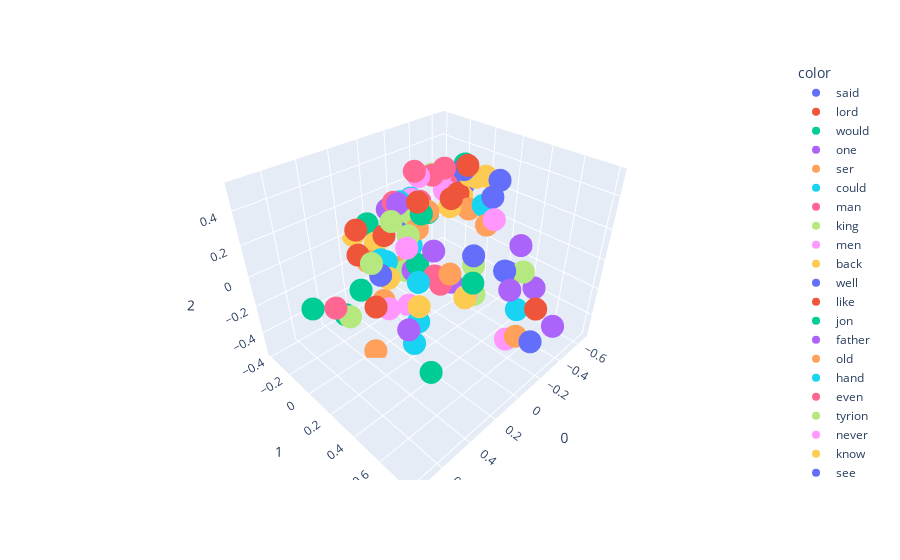

The notebook cell this image was saved under:
### Code cell
pca_1 = PCA(n_components=3)
X_1 = pca_1.fit_transform(model.wv.get_normed_vectors())
import plotly.express as px
fig = px.scatter_3d(X_1[:100], x = 0, y = 1, z = 2, color=model.wv.index_to_key[:100])
fig.show()

### Figure 1 — Plotly figure (JSON) as saved in the notebook; plotly's stock layout.template omitted (floating-point values rounded to 4 significant figures)
{"data": [{"hovertemplate": "color=said<br>0=%{x}<br>1=%{y}<br>2=%{z}<extra></extra>", "legendgroup": "said", "marker": {"color": "#636efa", "symbol": "circle"}, "mode": "markers", "name": "said", "scene": "scene", "showlegend": true, "type": "scatter3d", "x": [-0.4919], "y": [0.05636], "z": [-0.2343]}, {"hovertemplate": "color=lord<br>0=%{x}<br>1=%{y}<br>2=%{z}<extra></extra>", "legendgroup": "lord", "marker": {"color": "#EF553B", "symbol": "circle"}, "mode": "markers", "name": "lord", "scene": "scene", "showlegend": true, "type": "scatter3d", "x": [-0.4111], "y": [0.6143], "z": [-0.3096]}, {"hovertemplate": "color=would<br>0=%{x}<br>1=%{y}<br>2=%{z}<extra></extra>", "legendgroup": "would", "marker": {"color": "#00cc96", "symbol": "circle"}, "mode": "markers", "name": "would", "scene": "scene", "showlegend": true, "type": "scatter3d", "x": [-0.54], "y": [-0.0904], "z": [0.3452]}, {"hovertemplate": "color=one<br>0=%{x}<br>1=%{y}<br>2=%{z}<extra></extra>", "legendgroup": "one", "marker": {"color": "#ab63fa", "symbol": "circle"}, "mode": "markers", "name": "one", "scene": "scene", "showlegend": true, "type": "scatter3d", "x": [-0.01001], "y": [0.1665], "z": [0.07533]}, {"hovertemplate": "color=ser<br>0=%{x}<br>1=%{y}<br>2=%{z}<extra></extra>", "legendgroup": "ser", "marker": {"color": "#FFA15A", "symbol": "circle"}, "mode": "markers", "name": "ser", "scene": "scene", "showlegend": true, "type": "scatter3d", "x": [-0.2875], "y": [0.5789], "z": [-0.4673]}, {"hovertemplate": "color=could<br>0=%{x}<br>1=%{y}<br>2=%{z}<extra></extra>", "legendgroup": "could", "marker": {"color": "#19d3f3", "symbol": "circle"}, "mode": "markers", "name": "could", "scene": "scene", "showlegend": true, "type": "scatter3d", "x": [-0.03295], "y": [-0.1294], "z": [0.2602]}, {"hovertemplate": "color=man<br>0=%{x}<br>1=%{y}<br>2=%{z}<extra></extra>", "legendgroup": "man", "marker": {"color": "#FF6692", "symbol": "circle"}, "mode": "markers", "name": "man", "scene": "scene", "showlegend": true, "type": "scatter3d", "x": [-0.05803], "y": [0.1275], "z": [-0.1373]}, {"hovertemplate": "color=king<br>0=%{x}<br>1=%{y}<br>2=%{z}<extra></extra>", "legendgroup": "king", "marker": {"color": "#B6E880", "symbol": "circle"}, "mode": "markers", "name": "king", "scene": "scene", "showlegend": true, "type": "scatter3d", "x": [-0.3619], "y": [0.5295], "z": [-0.0602]}, {"hovertemplate": "color=men<br>0=%{x}<br>1=%{y}<br>2=%{z}<extra></extra>", "legendgroup": "men", "marker": {"color": "#FF97FF", "symbol": "circle"}, "mode": "markers", "name": "men", "scene": "scene", "showlegend": true, "type": "scatter3d", "x": [-0.0839], "y": [0.5055], "z": [0.3794]}, {"hovertemplate": "color=back<br>0=%{x}<br>1=%{y}<br>2=%{z}<extra></extra>", "legendgroup": "back", "marker": {"color": "#FECB52", "symbol": "circle"}, "mode": "markers", "name": "back", "scene": "scene", "showlegend": true, "type": "scatter3d", "x": [0.2388], "y": [0.0681], "z": [-0.03165]}, {"hovertemplate": "color=well<br>0=%{x}<br>1=%{y}<br>2=%{z}<extra></extra>", "legendgroup": "well", "marker": {"color": "#636efa", "symbol": "circle"}, "mode": "markers", "name": "well", "scene": "scene", "showlegend": true, "type": "scatter3d", "x": [-0.4849], "y": [0.1809], "z": [0.2385]}, {"hovertemplate": "color=like<br>0=%{x}<br>1=%{y}<br>2=%{z}<extra></extra>", "legendgroup": "like", "marker": {"color": "#EF553B", "symbol": "circle"}, "mode": "markers", "name": "like", "scene": "scene", "showlegend": true, "type": "scatter3d", "x": [0.2719], "y": [-0.1451], "z": [0.197]}, {"hovertemplate": "color=jon<br>0=%{x}<br>1=%{y}<br>2=%{z}<extra></extra>", "legendgroup": "jon", "marker": {"color": "#00cc96", "symbol": "circle"}, "mode": "markers", "name": "jon", "scene": "scene", "showlegend": true, "type": "scatter3d", "x": [-0.02984], "y": [0.01413], "z": [-0.09789]}, {"hovertemplate": "color=father<br>0=%{x}<br>1=%{y}<br>2=%{z}<extra></extra>", "legendgroup": "father", "marker": {"color": "#ab63fa", "symbol": "circle"}, "mode": "markers", "name": "father", "scene": "scene", "showlegend": true, "type": "scatter3d", "x": [-0.6129], "y": [0.3284], "z": [-0.08696]}, {"hovertemplate": "color=old<br>0=%{x}<br>1=%{y}<br>2=%{z}<extra></extra>", "legendgroup": "old", "marker": {"color": "#FFA15A", "symbol": "circle"}, "mode": "markers", "name": "old", "scene": "scene", "showlegend": true, "type": "scatter3d", "x": [-0.01829], "y": [0.2844], "z": [-0.02434]}, {"hovertemplate": "color=hand<br>0=%{x}<br>1=%{y}<br>2=%{z}<extra></extra>", "legendgroup": "hand", "marker": {"color": "#19d3f3", "symbol": "circle"}, "mode": "markers", "name": "hand", "scene": "scene", "showlegend": true, "type": "scatter3d", "x": [0.1009], "y": [0.1535], "z": [-0.3769]}, {"hovertemplate": "color=even<br>0=%{x}<br>1=%{y}<br>2=%{z}<extra></extra>", "legendgroup": "even", "marker": {"color": "#FF6692", "symbol": "circle"}, "mode": "markers", "name": "even", "scene": "scene", "showlegend": true, "type": "scatter3d", "x": [-0.1208], "y": [-0.09489], "z": [0.4287]}, {"hovertemplate": "color=tyrion<br>0=%{x}<br>1=%{y}<br>2=%{z}<extra></extra>", "legendgroup": "tyrion", "marker": {"color": "#B6E880", "symbol": "circle"}, "mode": "markers", "name": "tyrion", "scene": "scene", "showlegend": true, "type": "scatter3d", "x": [-0.09023], "y": [-0.1598], "z": [-0.2592]}, {"hovertemplate": "color=never<br>0=%{x}<br>1=%{y}<br>2=%{z}<extra></extra>", "legendgroup": "never", "marker": {"color": "#FF97FF", "symbol": "circle"}, "mode": "markers", "name": "never", "scene": "scene", "showlegend": true, "type": "scatter3d", "x": [-0.4538], "y": [-0.1792], "z": [0.1692]}, {"hovertemplate": "color=know<br>0=%{x}<br>1=%{y}<br>2=%{z}<extra></extra>", "legendgroup": "know", "marker": {"color": "#FECB52", "symbol": "circle"}, "mode": "markers", "name": "know", "scene": "scene", "showlegend": true, "type": "scatter3d", "x": [-0.6602], "y": [-0.09736], "z": [0.215]}, {"hovertemplate": "color=see<br>0=%{x}<br>1=%{y}<br>2=%{z}<extra></extra>", "legendgroup": "see", "marker": {"color": "#636efa", "symbol": "circle"}, "mode": "markers", "name": "see", "scene": "scene", "showlegend": true, "type": "scatter3d", "x": [-0.05361], "y": [-0.05622], "z": [0.1715]}, {"hovertemplate": "color=made<br>0=%{x}<br>1=%{y}<br>2=%{z}<extra></extra>", "legendgroup": "made", "marker": {"color": "#EF553B", "symbol": "circle"}, "mode": "markers", "name": "made", "scene": "scene", "showlegend": true, "type": "scatter3d", "x": [0.1003], "y": [-0.1206], "z": [0.09913]}, {"hovertemplate": "color=eyes<br>0=%{x}<br>1=%{y}<br>2=%{z}<extra></extra>", "legendgroup": "eyes", "marker": {"color": "#00cc96", "symbol": "circle"}, "mode": "markers", "name": "eyes", "scene": "scene", "showlegend": true, "type": "scatter3d", "x": [0.2738], "y": [-0.1502], "z": [-0.2128]}, {"hovertemplate": "color=black<br>0=%{x}<br>1=%{y}<br>2=%{z}<extra></extra>", "legendgroup": "black", "marker": {"color": "#ab63fa", "symbol": "circle"}, "mode": "markers", "name": "black", "scene": "scene", "showlegend": true, "type": "scatter3d", "x": [0.445], "y": [0.4512], "z": [-0.03192]}, {"hovertemplate": "color=told<br>0=%{x}<br>1=%{y}<br>2=%{z}<extra></extra>", "legendgroup": "told", "marker": {"color": "#FFA15A", "symbol": "circle"}, "mode": "markers", "name": "told", "scene": "scene", "showlegend": true, "type": "scatter3d", "x": [-0.5011], "y": [-0.01342], "z": [0.08028]}, {"hovertemplate": "color=lady<br>0=%{x}<br>1=%{y}<br>2=%{z}<extra></extra>", "legendgroup": "lady", "marker": {"color": "#19d3f3", "symbol": "circle"}, "mode": "markers", "name": "lady", "scene": "scene", "showlegend": true, "type": "scatter3d", "x": [-0.4721], "y": [0.4442], "z": [-0.4487]}, {"hovertemplate": "color=thought<br>0=%{x}<br>1=%{y}<br>2=%{z}<extra></extra>", "legendgroup": "thought", "marker": {"color": "#FF6692", "symbol": "circle"}, "mode": "markers", "name": "thought", "scene": "scene", "showlegend": true, "type": "scatter3d", "x": [-0.2951], "y": [-0.2384], "z": [0.1271]}, {"hovertemplate": "color=time<br>0=%{x}<br>1=%{y}<br>2=%{z}<extra></extra>", "legendgroup": "time", "marker": {"color": "#B6E880", "symbol": "circle"}, "mode": "markers", "name": "time", "scene": "scene", "showlegend": true, "type": "scatter3d", "x": [-0.03352], "y": [-0.04079], "z": [0.2207]}, {"hovertemplate": "color=long<br>0=%{x}<br>1=%{y}<br>2=%{z}<extra></extra>", "legendgroup": "long", "marker": {"color": "#FF97FF", "symbol": "circle"}, "mode": "markers", "name": "long", "scene": "scene", "showlegend": true, "type": "scatter3d", "x": [0.2738], "y": [0.2638], "z": [0.2681]}, {"hovertemplate": "color=might<br>0=%{x}<br>1=%{y}<br>2=%{z}<extra></extra>", "legendgroup": "might", "marker": {"color": "#FECB52", "symbol": "circle"}, "mode": "markers", "name": "might", "scene": "scene", "showlegend": true, "type": "scatter3d", "x": [-0.5852], "y": [-0.08808], "z": [0.2562]}, {"hovertemplate": "color=us<br>0=%{x}<br>1=%{y}<br>2=%{z}<extra></extra>", "legendgroup": "us", "marker": {"color": "#636efa", "symbol": "circle"}, "mode": "markers", "name": "us", "scene": "scene", "showlegend": true, "type": "scatter3d", "x": [-0.5482], "y": [0.175], "z": [0.3222]}, {"hovertemplate": "color=come<br>0=%{x}<br>1=%{y}<br>2=%{z}<extra></extra>", "legendgroup": "come", "marker": {"color": "#EF553B", "symbol": "circle"}, "mode": "markers", "name": "come", "scene": "scene", "showlegend": true, "type": "scatter3d", "x": [-0.3636], "y": [0.08229], "z": [0.4435]}, {"hovertemplate": "color=face<br>0=%{x}<br>1=%{y}<br>2=%{z}<extra></extra>", "legendgroup": "face", "marker": {"color": "#00cc96", "symbol": "circle"}, "mode": "markers", "name": "face", "scene": "scene", "showlegend": true, "type": "scatter3d", "x": [0.3577], "y": [-0.2131], "z": [-0.388]}, {"hovertemplate": "color=still<br>0=%{x}<br>1=%{y}<br>2=%{z}<extra></extra>", "legendgroup": "still", "marker": {"color": "#ab63fa", "symbol": "circle"}, "mode": "markers", "name": "still", "scene": "scene", "showlegend": true, "type": "scatter3d", "x": [0.1261], "y": [0.03946], "z": [0.3708]}, {"hovertemplate": "color=head<br>0=%{x}<br>1=%{y}<br>2=%{z}<extra></extra>", "legendgroup": "head", "marker": {"color": "#FFA15A", "symbol": "circle"}, "mode": "markers", "name": "head", "scene": "scene", "showlegend": true, "type": "scatter3d", "x": [0.3357], "y": [0.02638], "z": [-0.5379]}, {"hovertemplate": "color=red<br>0=%{x}<br>1=%{y}<br>2=%{z}<extra></extra>", "legendgroup": "red", "marker": {"color": "#19d3f3", "symbol": "circle"}, "mode": "markers", "name": "red", "scene": "scene", "showlegend": true, "type": "scatter3d", "x": [0.3489], "y": [0.3839], "z": [-0.2301]}, {"hovertemplate": "color=way<br>0=%{x}<br>1=%{y}<br>2=%{z}<extra></extra>", "legendgroup": "way", "marker": {"color": "#FF6692", "symbol": "circle"}, "mode": "markers", "name": "way", "scene": "scene", "showlegend": true, "type": "scatter3d", "x": [0.09609], "y": [-0.0289], "z": [0.3426]}, {"hovertemplate": "color=boy<br>0=%{x}<br>1=%{y}<br>2=%{z}<extra></extra>", "legendgroup": "boy", "marker": {"color": "#B6E880", "symbol": "circle"}, "mode": "markers", "name": "boy", "scene": "scene", "showlegend": true, "type": "scatter3d", "x": [-0.2976], "y": [0.2348], "z": [-0.3459]}, {"hovertemplate": "color=page<br>0=%{x}<br>1=%{y}<br>2=%{z}<extra></extra>", "legendgroup": "page", "marker": {"color": "#FF97FF", "symbol": "circle"}, "mode": "markers", "name": "page", "scene": "scene", "showlegend": true, "type": "scatter3d", "x": [-0.2203], "y": [0.2361], "z": [-0.315]}, {"hovertemplate": "color=must<br>0=%{x}<br>1=%{y}<br>2=%{z}<extra></extra>", "legendgroup": "must", "marker": {"color": "#FECB52", "symbol": "circle"}, "mode": "markers", "name": "must", "scene": "scene", "showlegend": true, "type": "scatter3d", "x": [-0.6266], "y": [0.00669], "z": [0.2681]}, {"hovertemplate": "color=queen<br>0=%{x}<br>1=%{y}<br>2=%{z}<extra></extra>", "legendgroup": "queen", "marker": {"color": "#636efa", "symbol": "circle"}, "mode": "markers", "name": "queen", "scene": "scene", "showlegend": true, "type": "scatter3d", "x": [-0.4981], "y": [0.3261], "z": [-0.2303]}, {"hovertemplate": "color=good<br>0=%{x}<br>1=%{y}<br>2=%{z}<extra></extra>", "legendgroup": "good", "marker": {"color": "#EF553B", "symbol": "circle"}, "mode": "markers", "name": "good", "scene": "scene", "showlegend": true, "type": "scatter3d", "x": [-0.4978], "y": [-0.1041], "z": [0.1574]}, {"hovertemplate": "color=two<br>0=%{x}<br>1=%{y}<br>2=%{z}<extra></extra>", "legendgroup": "two", "marker": {"color": "#00cc96", "symbol": "circle"}, "mode": "markers", "name": "two", "scene": "scene", "showlegend": true, "type": "scatter3d", "x": [0.1708], "y": [0.603], "z": [0.1818]}, {"hovertemplate": "color=brother<br>0=%{x}<br>1=%{y}<br>2=%{z}<extra></extra>", "legendgroup": "brother", "marker": {"color": "#ab63fa", "symbol": "circle"}, "mode": "markers", "name": "brother", "scene": "scene", "showlegend": true, "type": "scatter3d", "x": [-0.5526], "y": [0.4987], "z": [-0.2915]}, {"hovertemplate": "color=night<br>0=%{x}<br>1=%{y}<br>2=%{z}<extra></extra>", "legendgroup": "night", "marker": {"color": "#FFA15A", "symbol": "circle"}, "mode": "markers", "name": "night", "scene": "scene", "showlegend": true, "type": "scatter3d", "x": [0.01173], "y": [0.1443], "z": [0.3221]}, {"hovertemplate": "color=little<br>0=%{x}<br>1=%{y}<br>2=%{z}<extra></extra>", "legendgroup": "little", "marker": {"color": "#19d3f3", "symbol": "circle"}, "mode": "markers", "name": "little", "scene": "scene", "showlegend": true, "type": "scatter3d", "x": [-0.1162], "y": [-0.1329], "z": [-0.07123]}, {"hovertemplate": "color=took<br>0=%{x}<br>1=%{y}<br>2=%{z}<extra></extra>", "legendgroup": "took", "marker": {"color": "#FF6692", "symbol": "circle"}, "mode": "markers", "name": "took", "scene": "scene", "showlegend": true, "type": "scatter3d", "x": [-0.01716], "y": [0.2144], "z": [-0.1299]}, {"hovertemplate": "color=came<br>0=%{x}<br>1=%{y}<br>2=%{z}<extra></extra>", "legendgroup": "came", "marker": {"color": "#B6E880", "symbol": "circle"}, "mode": "markers", "name": "came", "scene": "scene", "showlegend": true, "type": "scatter3d", "x": [0.2959], "y": [0.1826], "z": [0.3922]}, {"hovertemplate": "color=though<br>0=%{x}<br>1=%{y}<br>2=%{z}<extra></extra>", "legendgroup": "though", "marker": {"color": "#FF97FF", "symbol": "circle"}, "mode": "markers", "name": "though", "scene": "scene", "showlegend": true, "type": "scatter3d", "x": [-0.1732], "y": [-0.1864], "z": [0.2044]}, {"hovertemplate": "color=say<br>0=%{x}<br>1=%{y}<br>2=%{z}<extra></extra>", "legendgroup": "say", "marker": {"color": "#FECB52", "symbol": "circle"}, "mode": "markers", "name": "say", "scene": "scene", "showlegend": true, "type": "scatter3d", "x": [-0.6165], "y": [-0.176], "z": [0.07218]}, {"hovertemplate": "color=three<br>0=%{x}<br>1=%{y}<br>2=%{z}<extra></extra>", "legendgroup": "three", "marker": {"color": "#636efa", "symbol": "circle"}, "mode": "markers", "name": "three", "scene": "scene", "showlegend": true, "type": "scatter3d", "x": [0.06974], "y": [0.704], "z": [0.2507]}, {"hovertemplate": "color=away<br>0=%{x}<br>1=%{y}<br>2=%{z}<extra></extra>", "legendgroup": "away", "marker": {"color": "#EF553B", "symbol": "circle"}, "mode": "markers", "name": "away", "scene": "scene", "showlegend": true, "type": "scatter3d", "x": [0.2746], "y": [-0.1439], "z": [0.03692]}, {"hovertemplate": "color=dead<br>0=%{x}<br>1=%{y}<br>2=%{z}<extra></extra>", "legendgroup": "dead", "marker": {"color": "#00cc96", "symbol": "circle"}, "mode": "markers", "name": "dead", "scene": "scene", "showlegend": true, "type": "scatter3d", "x": [-0.02746], "y": [0.1039], "z": [0.2842]}, {"hovertemplate": "color=son<br>0=%{x}<br>1=%{y}<br>2=%{z}<extra></extra>", "legendgroup": "son", "marker": {"color": "#ab63fa", "symbol": "circle"}, "mode": "markers", "name": "son", "scene": "scene", "showlegend": true, "type": "scatter3d", "x": [-0.4593], "y": [0.7155], "z": [-0.4105]}, {"hovertemplate": "color=blood<br>0=%{x}<br>1=%{y}<br>2=%{z}<extra></extra>", "legendgroup": "blood", "marker": {"color": "#FFA15A", "symbol": "circle"}, "mode": "markers", "name": "blood", "scene": "scene", "showlegend": true, "type": "scatter3d", "x": [0.2436], "y": [-0.1026], "z": [6.953e-05]}, {"hovertemplate": "color=take<br>0=%{x}<br>1=%{y}<br>2=%{z}<extra></extra>", "legendgroup": "take", "marker": {"color": "#19d3f3", "symbol": "circle"}, "mode": "markers", "name": "take", "scene": "scene", "showlegend": true, "type": "scatter3d", "x": [-0.4574], "y": [0.1353], "z": [0.1782]}, {"hovertemplate": "color=go<br>0=%{x}<br>1=%{y}<br>2=%{z}<extra></extra>", "legendgroup": "go", "marker": {"color": "#FF6692", "symbol": "circle"}, "mode": "markers", "name": "go", "scene": "scene", "showlegend": true, "type": "scatter3d", "x": [-0.2737], "y": [-0.2212], "z": [0.3138]}, {"hovertemplate": "color=half<br>0=%{x}<br>1=%{y}<br>2=%{z}<extra></extra>", "legendgroup": "half", "marker": {"color": "#B6E880", "symbol": "circle"}, "mode": "markers", "name": "half", "scene": "scene", "showlegend": true, "type": "scatter3d", "x": [0.237], "y": [0.2366], "z": [0.311]}, {"hovertemplate": "color=make<br>0=%{x}<br>1=%{y}<br>2=%{z}<extra></extra>", "legendgroup": "make", "marker": {"color": "#FF97FF", "symbol": "circle"}, "mode": "markers", "name": "make", "scene": "scene", "showlegend": true, "type": "scatter3d", "x": [-0.4499], "y": [-0.2134], "z": [0.2674]}, {"hovertemplate": "color=arya<br>0=%{x}<br>1=%{y}<br>2=%{z}<extra></extra>", "legendgroup": "arya", "marker": {"color": "#FECB52", "symbol": "circle"}, "mode": "markers", "name": "arya", "scene": "scene", "showlegend": true, "type": "scatter3d", "x": [0.1218], "y": [-0.3936], "z": [-0.008016]}, {"hovertemplate": "color=saw<br>0=%{x}<br>1=%{y}<br>2=%{z}<extra></extra>", "legendgroup": "saw", "marker": {"color": "#636efa", "symbol": "circle"}, "mode": "markers", "name": "saw", "scene": "scene", "showlegend": true, "type": "scatter3d", "x": [0.3165], "y": [0.09983], "z": [0.0441]}, {"hovertemplate": "color=day<br>0=%{x}<br>1=%{y}<br>2=%{z}<extra></extra>", "legendgroup": "day", "marker": {"color": "#EF553B", "symbol": "circle"}, "mode": "markers", "name": "day", "scene": "scene", "showlegend": true, "type": "scatter3d", "x": [-0.1018], "y": [0.203], "z": [0.3765]}, {"hovertemplate": "color=white<br>0=%{x}<br>1=%{y}<br>2=%{z}<extra></extra>", "legendgroup": "white", "marker": {"color": "#00cc96", "symbol": "circle"}, "mode": "markers", "name": "white", "scene": "scene", "showlegend": true, "type": "scatter3d", "x": [0.4008], "y": [0.5575], "z": [-0.275]}, {"hovertemplate": "color=jaime<br>0=%{x}<br>1=%{y}<br>2=%{z}<extra></extra>", "legendgroup": "jaime", "marker": {"color": "#ab63fa", "symbol": "circle"}, "mode": "markers", "name": "jaime", "scene": "scene", "showlegend": true, "type": "scatter3d", "x": [-0.2463], "y": [0.08621], "z": [-0.3032]}, {"hovertemplate": "color=first<br>0=%{x}<br>1=%{y}<br>2=%{z}<extra></extra>", "legendgroup": "first", "marker": {"color": "#FFA15A", "symbol": "circle"}, "mode": "markers", "name": "first", "scene": "scene", "showlegend": true, "type": "scatter3d", "x": [-0.1859], "y": [0.3811], "z": [0.2559]}, {"hovertemplate": "color=look<br>0=%{x}<br>1=%{y}<br>2=%{z}<extra></extra>", "legendgroup": "look", "marker": {"color": "#19d3f3", "symbol": "circle"}, "mode": "markers", "name": "look", "scene": "scene", "showlegend": true, "type": "scatter3d", "x": [-0.002373], "y": [-0.2416], "z": [-0.1883]}, {"hovertemplate": "color=want<br>0=%{x}<br>1=%{y}<br>2=%{z}<extra></extra>", "legendgroup": "want", "marker": {"color": "#FF6692", "symbol": "circle"}, "mode": "markers", "name": "want", "scene": "scene", "showlegend": true, "type": "scatter3d", "x": [-0.5224], "y": [-0.235], "z": [0.188]}, {"hovertemplate": "color=much<br>0=%{x}<br>1=%{y}<br>2=%{z}<extra></extra>", "legendgroup": "much", "marker": {"color": "#B6E880", "symbol": "circle"}, "mode": "markers", "name": "much", "scene": "scene", "showlegend": true, "type": "scatter3d", "x": [-0.4589], "y": [-0.296], "z": [0.2383]}, {"hovertemplate": "color=enough<br>0=%{x}<br>1=%{y}<br>2=%{z}<extra></extra>", "legendgroup": "enough", "marker": {"color": "#FF97FF", "symbol": "circle"}, "mode": "markers", "name": "enough", "scene": "scene", "showlegend": true, "type": "scatter3d", "x": [-0.1626], "y": [-0.106], "z": [0.3806]}, {"hovertemplate": "color=sword<br>0=%{x}<br>1=%{y}<br>2=%{z}<extra></extra>", "legendgroup": "sword", "marker": {"color": "#FECB52", "symbol": "circle"}, "mode": "markers", "name": "sword", "scene": "scene", "showlegend": true, "type": "scatter3d", "x": [0.1157], "y": [0.176], "z": [-0.2396]}, {"hovertemplate": "color=tell<br>0=%{x}<br>1=%{y}<br>2=%{z}<extra></extra>", "legendgroup": "tell", "marker": {"color": "#636efa", "symbol": "circle"}, "mode": "markers", "name": "tell", "scene": "scene", "showlegend": true, "type": "scatter3d", "x": [-0.6553], "y": [-0.2005], "z": [0.1309]}, {"hovertemplate": "color=girl<br>0=%{x}<br>1=%{y}<br>2=%{z}<extra></extra>", "legendgroup": "girl", "marker": {"color": "#EF553B", "symbol": "circle"}, "mode": "markers", "name": "girl", "scene": "scene", "showlegend": true, "type": "scatter3d", "x": [-0.2361], "y": [0.02968], "z": [-0.3035]}, {"hovertemplate": "color=bran<br>0=%{x}<br>1=%{y}<br>2=%{z}<extra></extra>", "legendgroup": "bran", "marker": {"color": "#00cc96", "symbol": "circle"}, "mode": "markers", "name": "bran", "scene": "scene", "showlegend": true, "type": "scatter3d", "x": [0.05909], "y": [-0.326], "z": [0.07499]}, {"hovertemplate": "color=great<br>0=%{x}<br>1=%{y}<br>2=%{z}<extra></extra>", "legendgroup": "great", "marker": {"color": "#ab63fa", "symbol": "circle"}, "mode": "markers", "name": "great", "scene": "scene", "showlegend": true, "type": "scatter3d", "x": [0.1489], "y": [0.7968], "z": [0.2336]}, {"hovertemplate": "color=looked<br>0=%{x}<br>1=%{y}<br>2=%{z}<extra></extra>", "legendgroup": "looked", "marker": {"color": "#FFA15A", "symbol": "circle"}, "mode": "markers", "name": "looked", "scene": "scene", "showlegend": true, "type": "scatter3d", "x": [0.2034], "y": [-0.0302], "z": [-0.2609]}, {"hovertemplate": "color=left<br>0=%{x}<br>1=%{y}<br>2=%{z}<extra></extra>", "legendgroup": "left", "marker": {"color": "#19d3f3", "symbol": "circle"}, "mode": "markers", "name": "left", "scene": "scene", "showlegend": true, "type": "scatter3d", "x": [0.2424], "y": [0.3082], "z": [0.06866]}, {"hovertemplate": "color=knew<br>0=%{x}<br>1=%{y}<br>2=%{z}<extra></extra>", "legendgroup": "knew", "marker": {"color": "#FF6692", "symbol": "circle"}, "mode": "markers", "name": "knew", "scene": "scene", "showlegend": true, "type": "scatter3d", "x": [-0.3424], "y": [-0.1756], "z": [0.3078]}, {"hovertemplate": "color=asked<br>0=%{x}<br>1=%{y}<br>2=%{z}<extra></extra>", "legendgroup": "asked", "marker": {"color": "#B6E880", "symbol": "circle"}, "mode": "markers", "name": "asked", "scene": "scene", "showlegend": true, "type": "scatter3d", "x": [-0.5096], "y": [0.0455], "z": [-0.3227]}, {"hovertemplate": "color=gave<br>0=%{x}<br>1=%{y}<br>2=%{z}<extra></extra>", "legendgroup": "gave", "marker": {"color": "#FF97FF", "symbol": "circle"}, "mode": "markers", "name": "gave", "scene": "scene", "showlegend": true, "type": "scatter3d", "x": [-0.07886], "y": [-0.1294], "z": [-0.5172]}, {"hovertemplate": "color=maester<br>0=%{x}<br>1=%{y}<br>2=%{z}<extra></extra>", "legendgroup": "maester", "marker": {"color": "#FECB52", "symbol": "circle"}, "mode": "markers", "name": "maester", "scene": "scene", "showlegend": true, "type": "scatter3d", "x": [-0.1747], "y": [0.2669], "z": [-0.2873]}, {"hovertemplate": "color=called<br>0=%{x}<br>1=%{y}<br>2=%{z}<extra></extra>", "legendgroup": "called", "marker": {"color": "#636efa", "symbol": "circle"}, "mode": "markers", "name": "called", "scene": "scene", "showlegend": true, "type": "scatter3d", "x": [-0.2166], "y": [0.7232], "z": [-0.3688]}, {"hovertemplate": "color=wall<br>0=%{x}<br>1=%{y}<br>2=%{z}<extra></extra>", "legendgroup": "wall", "marker": {"color": "#EF553B", "symbol": "circle"}, "mode": "markers", "name": "wall", "scene": "scene", "showlegend": true, "type": "scatter3d", "x": [0.2363], "y": [0.3067], "z": [0.5194]}, {"hovertemplate": "color=every<br>0=%{x}<br>1=%{y}<br>2=%{z}<extra></extra>", "legendgroup": "every", "marker": {"color": "#00cc96", "symbol": "circle"}, "mode": "markers", "name": "every", "scene": "scene", "showlegend": true, "type": "scatter3d", "x": [0.1248], "y": [0.2131], "z": [0.3781]}, {"hovertemplate": "color=heard<br>0=%{x}<br>1=%{y}<br>2=%{z}<extra></extra>", "legendgroup": "heard", "marker": {"color": "#ab63fa", "symbol": "circle"}, "mode": "markers", "name": "heard", "scene": "scene", "showlegend": true, "type": "scatter3d", "x": [0.01555], "y": [-0.1813], "z": [0.2111]}, {"hovertemplate": "color=sansa<br>0=%{x}<br>1=%{y}<br>2=%{z}<extra></extra>", "legendgroup": "sansa", "marker": {"color": "#FFA15A", "symbol": "circle"}, "mode": "markers", "name": "sansa", "scene": "scene", "showlegend": true, "type": "scatter3d", "x": [-0.1872], "y": [-0.2773], "z": [-0.321]}, {"hovertemplate": "color=let<br>0=%{x}<br>1=%{y}<br>2=%{z}<extra></extra>", "legendgroup": "let", "marker": {"color": "#19d3f3", "symbol": "circle"}, "mode": "markers", "name": "let", "scene": "scene", "showlegend": true, "type": "scatter3d", "x": [-0.2446], "y": [-0.2674], "z": [0.1573]}, {"hovertemplate": "color=yet<br>0=%{x}<br>1=%{y}<br>2=%{z}<extra></extra>", "legendgroup": "yet", "marker": {"color": "#FF6692", "symbol": "circle"}, "mode": "markers", "name": "yet", "scene": "scene", "showlegend": true, "type": "scatter3d", "x": [-0.2989], "y": [-0.03587], "z": [0.4102]}, {"hovertemplate": "color=went<br>0=%{x}<br>1=%{y}<br>2=%{z}<extra></extra>", "legendgroup": "went", "marker": {"color": "#B6E880", "symbol": "circle"}, "mode": "markers", "name": "went", "scene": "scene", "showlegend": true, "type": "scatter3d", "x": [0.341], "y": [0.06181], "z": [0.1126]}, {"hovertemplate": "color=turned<br>0=%{x}<br>1=%{y}<br>2=%{z}<extra></extra>", "legendgroup": "turned", "marker": {"color": "#FF97FF", "symbol": "circle"}, "mode": "markers", "name": "turned", "scene": "scene", "showlegend": true, "type": "scatter3d", "x": [0.2681], "y": [0.09374], "z": [-0.2144]}, {"hovertemplate": "color=dany<br>0=%{x}<br>1=%{y}<br>2=%{z}<extra></extra>", "legendgroup": "dany", "marker": {"color": "#FECB52", "symbol": "circle"}, "mode": "markers", "name": "dany", "scene": "scene", "showlegend": true, "type": "scatter3d", "x": [0.1079], "y": [-0.1937], "z": [0.02145]}, {"hovertemplate": "color=need<br>0=%{x}<br>1=%{y}<br>2=%{z}<extra></extra>", "legendgroup": "need", "marker": {"color": "#636efa", "symbol": "circle"}, "mode": "markers", "name": "need", "scene": "scene", "showlegend": true, "type": "scatter3d", "x": [-0.4559], "y": [-0.02611], "z": [0.3549]}, {"hovertemplate": "color=behind<br>0=%{x}<br>1=%{y}<br>2=%{z}<extra></extra>", "legendgroup": "behind", "marker": {"color": "#EF553B", "symbol": "circle"}, "mode": "markers", "name": "behind", "scene": "scene", "showlegend": true, "type": "scatter3d", "x": [0.5663], "y": [0.3699], "z": [0.132]}, {"hovertemplate": "color=around<br>0=%{x}<br>1=%{y}<br>2=%{z}<extra></extra>", "legendgroup": "around", "marker": {"color": "#00cc96", "symbol": "circle"}, "mode": "markers", "name": "around", "scene": "scene", "showlegend": true, "type": "scatter3d", "x": [0.7448], "y": [0.1194], "z": [0.0784]}, {"hovertemplate": "color=woman<br>0=%{x}<br>1=%{y}<br>2=%{z}<extra></extra>", "legendgroup": "woman", "marker": {"color": "#ab63fa", "symbol": "circle"}, "mode": "markers", "name": "woman", "scene": "scene", "showlegend": true, "type": "scatter3d", "x": [-0.08139], "y": [-0.08287], "z": [-0.2137]}, {"hovertemplate": "color=another<br>0=%{x}<br>1=%{y}<br>2=%{z}<extra></extra>", "legendgroup": "another", "marker": {"color": "#FFA15A", "symbol": "circle"}, "mode": "markers", "name": "another", "scene": "scene", "showlegend": true, "type": "scatter3d", "x": [0.006508], "y": [0.0561], "z": [0.1781]}, {"hovertemplate": "color=snow<br>0=%{x}<br>1=%{y}<br>2=%{z}<extra></extra>", "legendgroup": "snow", "marker": {"color": "#19d3f3", "symbol": "circle"}, "mode": "markers", "name": "snow", "scene": "scene", "showlegend": true, "type": "scatter3d", "x": [0.27], "y": [0.04972], "z": [0.09591]}, {"hovertemplate": "color=beneath<br>0=%{x}<br>1=%{y}<br>2=%{z}<extra></extra>", "legendgroup": "beneath", "marker": {"color": "#FF6692", "symbol": "circle"}, "mode": "markers", "name": "beneath", "scene": "scene", "showlegend": true, "type": "scatter3d", "x": [0.7457], "y": [0.3228], "z": [0.203]}, {"hovertemplate": "color=across<br>0=%{x}<br>1=%{y}<br>2=%{z}<extra></extra>", "legendgroup": "across", "marker": {"color": "#B6E880", "symbol": "circle"}, "mode": "markers", "name": "across", "scene": "scene", "showlegend": true, "type": "scatter3d", "x": [0.6691], "y": [0.3101], "z": [0.09988]}, {"hovertemplate": "color=knight<br>0=%{x}<br>1=%{y}<br>2=%{z}<extra></extra>", "legendgroup": "knight", "marker": {"color": "#FF97FF", "symbol": "circle"}, "mode": "markers", "name": "knight", "scene": "scene", "showlegend": true, "type": "scatter3d", "x": [-0.2643], "y": [0.5269], "z": [-0.5091]}, {"hovertemplate": "color=keep<br>0=%{x}<br>1=%{y}<br>2=%{z}<extra></extra>", "legendgroup": "keep", "marker": {"color": "#FECB52", "symbol": "circle"}, "mode": "markers", "name": "keep", "scene": "scene", "showlegend": true, "type": "scatter3d", "x": [-0.0799], "y": [0.215], "z": [0.3421]}], "layout": {"legend": {"title": {"text": "color"}, "tracegroupgap": 0}, "margin": {"t": 60}, "scene": {"domain": {"x": [0, 1], "y": [0, 1]}, "xaxis": {"title": {"text": "0"}}, "yaxis": {"title": {"text": "1"}}, "zaxis": {"title": {"text": "2"}}}}}
